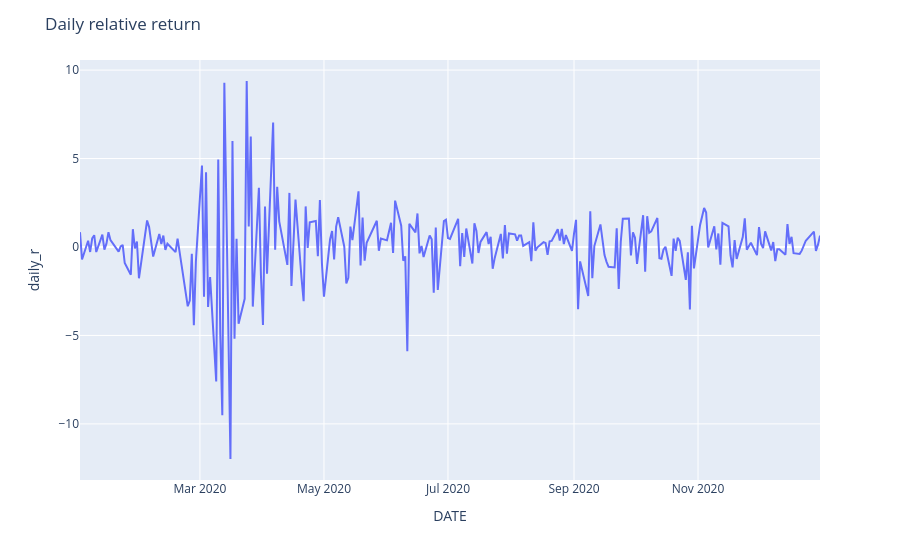

This figure's notebook cell:
### Code cell
fig = px.line(df_['20200101':'20201231'],y='daily_r')
fig.update_layout(title = 'Daily relative return')
fig.show()

### Figure 1 — Plotly figure (JSON) as saved in the notebook; plotly's stock layout.template omitted (floating-point values rounded to 4 significant figures; data arrays with more than 128 entries replaced by an {"elided": "..."} marker saying what was removed)
{"data": [{"hovertemplate": "DATE=%{x}<br>daily_r=%{y}<extra></extra>", "legendgroup": "", "line": {"color": "#636efa", "dash": "solid"}, "marker": {"symbol": "circle"}, "mode": "lines", "name": "", "orientation": "v", "showlegend": false, "type": "scatter", "x": {"elided": "253 str values"}, "xaxis": "x", "y": {"elided": "253 float values"}, "yaxis": "y"}], "layout": {"autosize": true, "legend": {"tracegroupgap": 0}, "margin": {"t": 60}, "title": {"text": "Daily relative return"}, "xaxis": {"anchor": "y", "autorange": true, "domain": [0, 1], "range": ["2020-01-02", "2020-12-31"], "title": {"text": "DATE"}, "type": "date"}, "yaxis": {"anchor": "x", "autorange": true, "domain": [0, 1], "range": [-13.17, 10.57], "title": {"text": "daily_r"}, "type": "linear"}}}
